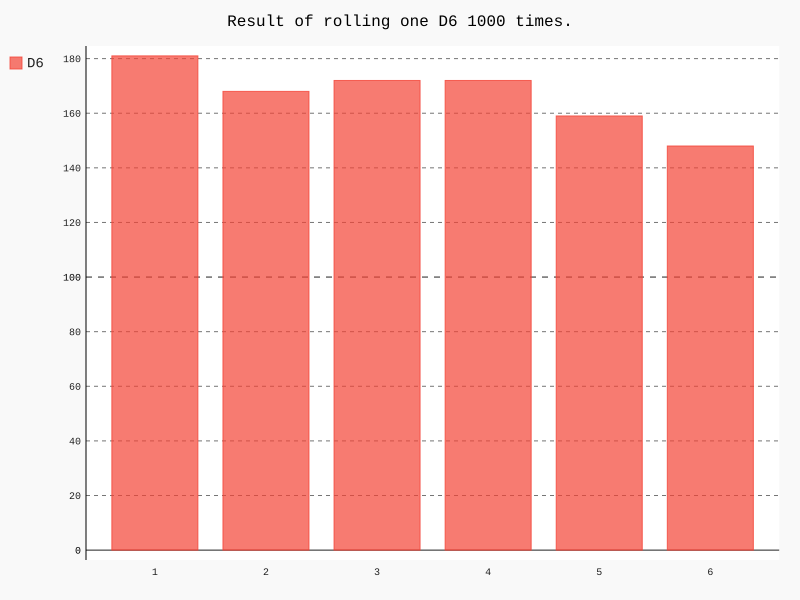

Source code (Python):
from die import Die
import  pygal
#类似于C++的创建一个对象   创建一个D6
die = Die()

#掷几次骰子并将结果存储在一个列表中

results = []
for roll_num in range(1000):
    result = die.roll()
    results.append(result)

#分析结果
frequencies = []
for value in range (1,die.num_sides +1):
    frequency = results.count(value)
    frequencies.append(frequency)

#对结果进行可视化处理
hist = pygal.Bar()
hist.title = "Result of rolling one D6 1000 times."
hist.x_labels = ['1','2','3','4','5','6']
hist._x_title = "Result"
hist._y_title = "Frequency of Result"

hist.add('D6',frequencies)
hist.render_to_file('die_visual.svg')




print(results)
print(frequencies)
